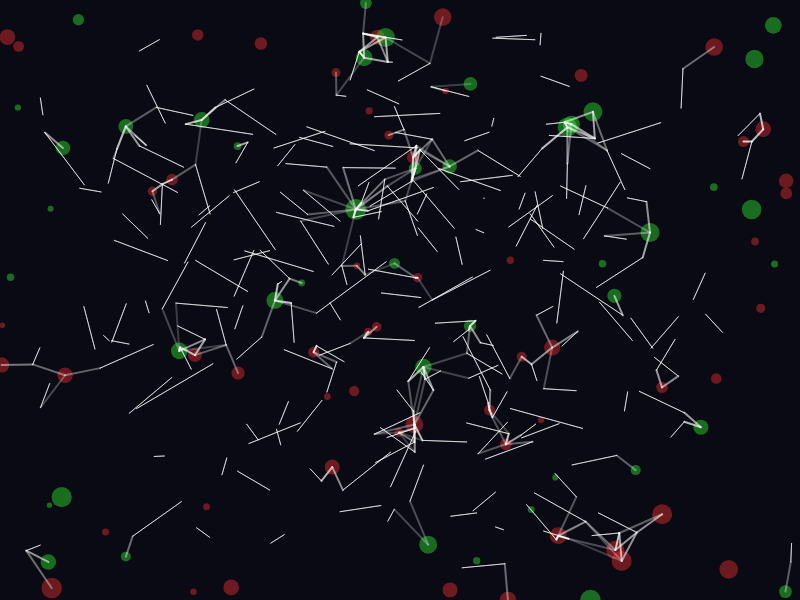
Frame 1 (no input)
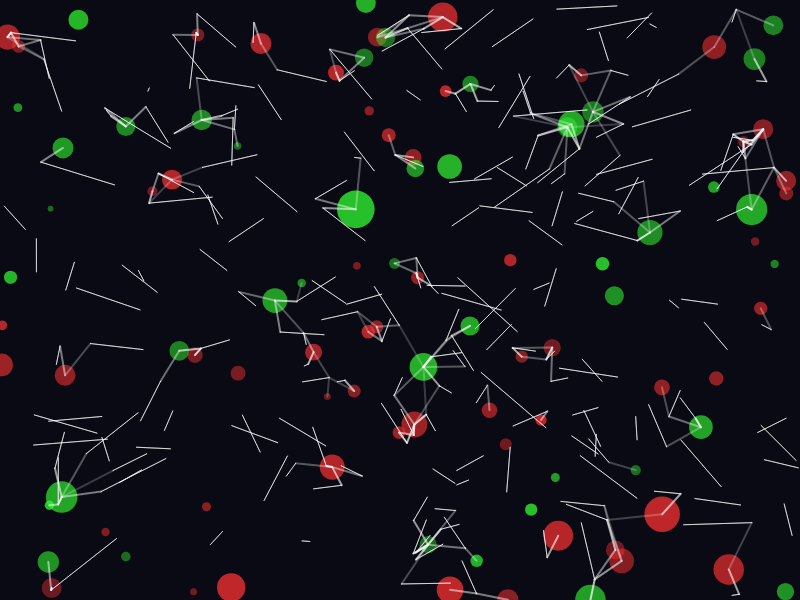
Frame 60 (no input)
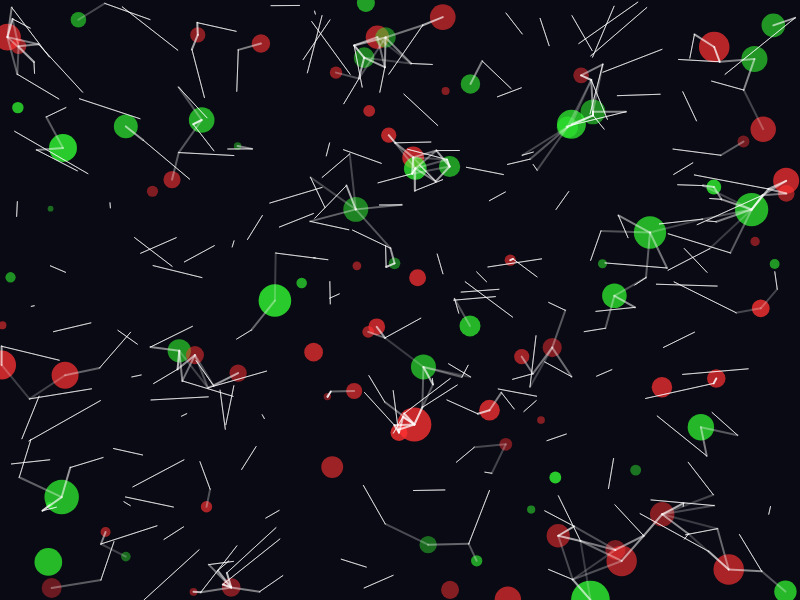
Frame 120 (the mouse pressed at the canvas centre since frame 60)

The p5.js sketch that drew these frames (run headless with seeded random() and noise() and a simulated clock; from frame 60 on, the mouse is pressed at the canvas centre):

// p5.js sketch
// ── sketch.js
let lines = [];
let nodes = [];
const NODE_COUNT = 100;
const LINE_COUNT = 200;
const MAX_CONNECTIONS_PER_FRAME = 300;

class Node {
  constructor(x, y) {
    this.x = x;
    this.y = y;
    this.size = random(10, 40);
    this.color = random() > 0.5 ? [255, 50, 50] : [50, 255, 50];
    this.pulse = 0;
    this.pulseSpeed = random(0.02, 0.05);
    this.pulseDirection = 1;
  }

  update() {
    this.pulse += this.pulseSpeed * this.pulseDirection;
    if (this.pulse > 1) {
      this.pulse = 1;
      this.pulseDirection = -1;
    } else if (this.pulse < 0) {
      this.pulse = 0;
      this.pulseDirection = 1;
    }
  }

  display() {
    const intensity = map(this.pulse, 0, 1, 0.5, 1);
    fill(this.color[0], this.color[1], this.color[2], 200 * intensity);
    noStroke();
    ellipse(this.x, this.y, this.size * intensity);
  }
}

class Line {
  constructor() {
    this.start = { x: random(width), y: random(height) };
    this.end = { x: random(width), y: random(height) };
    this.speed = random(0.1, 0.5);
    this.progress = 0;
    this.color = [255, 255, 255];
  }

  update() {
    this.progress += this.speed;
    if (this.progress > 1) {
      this.progress = 0;
      this.start = { x: random(width), y: random(height) };
      this.end = { x: random(width), y: random(height) };
    }
  }

  display() {
    const x1 = lerp(this.start.x, this.end.x, this.progress);
    const y1 = lerp(this.start.y, this.end.y, this.progress);
    const x2 = lerp(this.start.x, this.end.x, this.progress + 0.1);
    const y2 = lerp(this.start.y, this.end.y, this.progress + 0.1);

    stroke(this.color[0], this.color[1], this.color[2], 150);
    strokeWeight(1);
    line(x1, y1, x2, y2);
  }
}

function setup() {
  createCanvas(800, 600);
  colorMode(RGB);

  for (let i = 0; i < NODE_COUNT; i++) {
    nodes.push(new Node(random(width), random(height)));
  }

  for (let i = 0; i < LINE_COUNT; i++) {
    lines.push(new Line());
  }
}

function draw() {
  background(10, 10, 20);

  // Update and display nodes
  for (let node of nodes) {
    node.update();
    node.display();
  }

  // Update and display lines
  for (let line of lines) {
    line.update();
    line.display();
  }

  // Connect lines to nearby nodes with pulse effect
  let connections = 0;
  for (let node of nodes) {
    for (let line of lines) {
      if (connections > MAX_CONNECTIONS_PER_FRAME) break;

      const x1 = lerp(line.start.x, line.end.x, line.progress);
      const y1 = lerp(line.start.y, line.end.y, line.progress);

      const d = dist(x1, y1, node.x, node.y);
      if (d < node.size * 1.5) {
        connections++;

        // Brighten line
        stroke(255, 255, 255, map(d, 0, node.size * 1.5, 255, 50));
        strokeWeight(2);

        // Draw connection from line to node
        lineToNode(x1, y1, node.x, node.y);
      }
    }
  }

  // Re-render all lines with normal intensity after connections
  for (let line of lines) {
    line.display();
  }
}

function lineToNode(x1, y1, x2, y2) {
  line(x1, y1, x2, y2);
}
